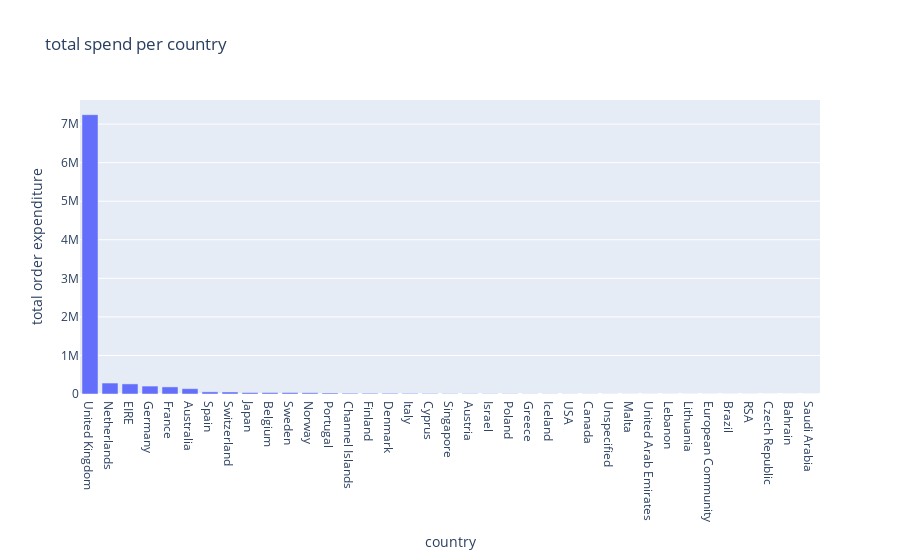

Notebook code for this chart:
### Code cell
#Grouped per country

grouped = data.groupby(['Country']).sum()['TotalSales'].sort_values(ascending=False)
data_plot = [go.Bar(x=grouped.index, y=grouped.values)]
layout = go.Layout(yaxis={'autorange':True, 'title':'total order expenditure'},xaxis={'title':'country'},title="total spend per country")
fig = go.Figure(data=data_plot, layout=layout)
iplot(fig)

### Figure 1 — Plotly figure (JSON) as saved in the notebook; plotly's stock layout.template omitted (floating-point values rounded to 4 significant figures)
{"data": [{"type": "bar", "x": ["United Kingdom", "Netherlands", "EIRE", "Germany", "France", "Australia", "Spain", "Switzerland", "Japan", "Belgium", "Sweden", "Norway", "Portugal", "Channel Islands", "Finland", "Denmark", "Italy", "Cyprus", "Singapore", "Austria", "Israel", "Poland", "Greece", "Iceland", "USA", "Canada", "Unspecified", "Malta", "United Arab Emirates", "Lebanon", "Lithuania", "European Community", "Brazil", "RSA", "Czech Republic", "Bahrain", "Saudi Arabia"], "y": [7244000.0, 283900.0, 261900.0, 205400.0, 184000.0, 138100.0, 55710.0, 52440.0, 37420.0, 36930.0, 36830.0, 32450.0, 26640.0, 20150.0, 18340.0, 18210.0, 15820.0, 13170.0, 9120.0, 8743.0, 7216.0, 6975.0, 4426.0, 4310, 3580.0, 3115.0, 2661.0, 2071.0, 1865.0, 1694.0, 1661.0, 1159.0, 1144.0, 1002.0, 786.7, 548.4, 145.9]}], "layout": {"title": {"text": "total spend per country"}, "xaxis": {"title": {"text": "country"}}, "yaxis": {"autorange": true, "title": {"text": "total order expenditure"}}}}
